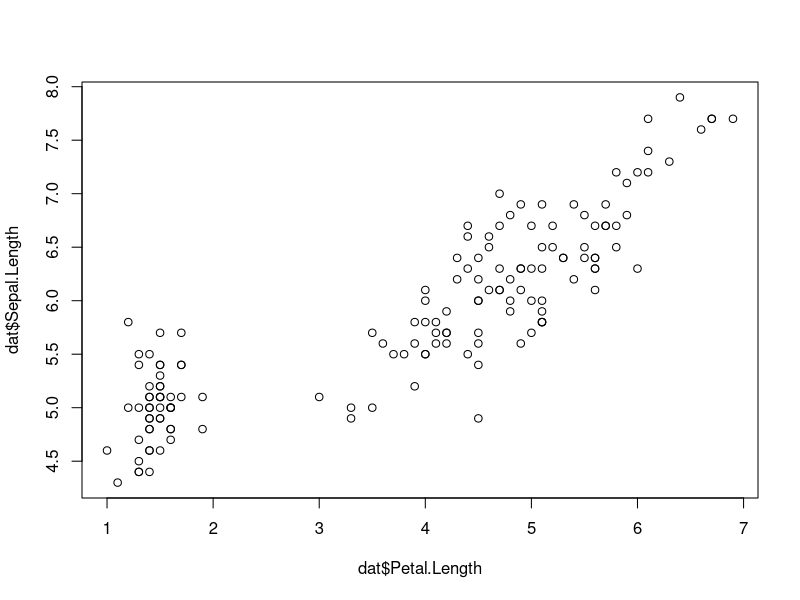
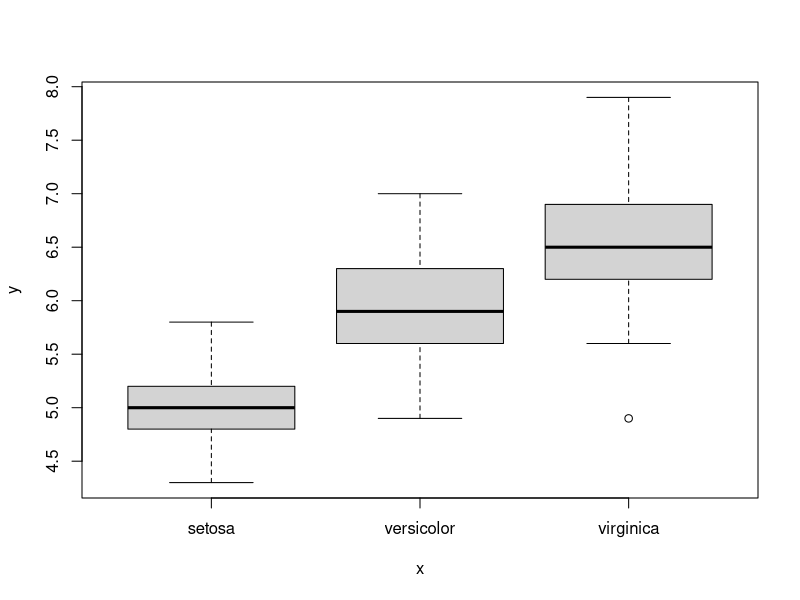

The R source for these figures, in order: (Note: this script raises an error after producing the figures.)
###########################
#                         #
#    Assignment Week 3    #
#                         # 
###########################

# Instructions ####
# Fill in this script with stuff that we do in class.
# It might be a good idea to include comments/notes as well so you remember things we talk about
# At the end of this script are some comments with blank space after them
# They are plain-text instructions for what you need to accomplish.
# Your task is to write the code that accomplished those tasks.

# Then, make sure to upload this to both Canvas and your GitHub repository




# Vector operations! ####

# Vectors are 1-dimensional series of values in some order
  1:10 # ':' only works for integers
    #displays a numerical vector of numbers 1 through ten
  letters # built-in pre-made vector of a - z
    #displays a character vector of length 26



  #c for combine creates vectors
    vector1 <- c(1,2,3,4,5,6,7,8,9,10)
    vector2 <- c(5,6,7,8,4,3,2,1,3,10)
    vector3 <- letters # letters and LETTERS are built-in vectors

  #vectorized calculation
    vector1 + 5 #pulls all values from vector 1 to add to 5
      vector1[3] +5 #pulls the third value of vector 1 list to add to 5
    vector2 / 2
      vector2[2] /2
    vector1*vector2

  #vector3 + 1 # can't add 1 to "a"

  
  # Logical expressions (pay attention to these...they are used ALL THE TIME)
    vector1 > 3 #less than
    vector1 >= 3 #less than or equal to
    vector1 < 5 #greater than
    vector1 <= 5 #greater than or equal to
    vector1 == 7 #is equal to
    letters == "a" #is equal to
    letters != "c" #is not equal to
    letters %in% c("a","b","c","z") #is in 
    vector1 %in% 1:6  #is in
  #'%ni%' <- negate('%ni%') #creates a new function for "is not in"

    c("a", "b", "q") %in% letters

# Data Frames ####
  # R has quite a few built-in data sets
    data("iris") # load it like this
    class(iris) #gives the classification of iris as data.frame
    class(vector3) #gives the classification of vector3 as character
    class(vector1) #gives the classification of vector1 as numerical
  # For built-in data, there's often a 'help file'
    ?iris

  # "Iris" is a 'data frame.' 
  # Data frames are 2-dimensional (think Excel spreadsheet)
  # Rows and columns
  # Each row or column is a vector


  dat <- iris # can rename the object to be easier to type if you want
   #tells the computer to give a new same data set with the new name

  # ways to get a peek at our data set
    names(dat) #column heads
    dim(dat) #gives a numeric vector of 2 (returns a vector)
      #rows and column lengths
      dim(dat)[1] #gives numbr of rows in vector
      nrow(dat) #gives number of rows in vector
    head(dat) #gives first six rows
  


  # You can access specific columns of a "data frame" by name using '$'
    class(dat$Species) #species is a factor vector
      #Factors are harder to use as they consstrain the math that R runs in the background
      #contains embedded information that are the levels
        #levels are permitted values of for a factor class vector
      #factor(dat$Species, ordered=TRUE)
        #would tell R that the levels have a less than or greater than relative values
      levels(dat$Species) #gives the accepted level values
        #N/A will also be an accepted value
    dat$Species #isolates a column ($) as its own vector
    dat$Sepal.Length #returns the values for Sepal.Length in dat
  

  # You can also use square brackets to get specific 1-D or 2-D subsets of a data frame (rows and/or columns)
    dat[1,1] # [Rows, Columns] one dimensional value yeilded
    dat[1:3,5]
    
    vector2[1]
    letters[1:7]
    letters[c(1,3,5,7)]
  
  
# Plotting ####
  
  # Can make a quick plot....just give vectors for x and y axes
    plot(x=dat$Petal.Length, y=dat$Sepal.Length)
    plot(x=dat$Species, y=dat$Sepal.Length)
      #changed plot type due to the factor vector
  
  
# Object "Classes" ####
  
  #check the classes of these vectors
    class(dat$Petal.Length)
    class(dat$Species)
  
  # plot() function behaves differently depending on classes of objects given to it!
  
  # Check all classes (for each column in dat)
    str(dat) #structure 
      #shows a portion of the data as a preview
      #same as clicking on the down arrow by the data name in Environment tab
  
  # "Classes" of vectors can be changed if needed (you'll need to, for sure, at some point!)
  
  # Let's try
    nums <- c(1,1,2,2,2,2,3,3,3,4,4,4,4,4,4,4,5,6,7,8,9)
    class(nums) # make sure it's numeric
  
  # convert to a factor
    as.factor(nums) # show in console
      #made levels in the order that is saw them
    nums_factor <- as.factor(nums) #assign it to a new object as a factor
    class(nums_factor) # check it
    levels(nums_factor)
  
  
  # convert numeric to character
    as.character(vector1)
    as.character(vector1) + 5 
      #the as.character means that even though vector1 is numbers they are being 
      #treated as characters which can not be added to a numeric
  
  # convert character to numeric
    as.numeric(vector3)
     as.numeric(c("1", vector3))
  
  
  
  #check it out
    plot(nums) 
      #plotting a single dimensional vector
    plot(nums_factor)
      #due to factor vector it can only create a Histogram
   # take note of how numeric vectors and factors behave differently in plot()
    plot(as.factor(letters))
  
  
  
  
  # Simple numeric functions
  # R is a language built for data analysis and statistics so there is a lot of functionality built-in
  
    max(vector1)
    min(vector1)
    median(vector1)
    mean(vector1)
    range(vector1)
    summary(vector1)
      class(summary(vector1))
      table(nums) #counts number of times a value is seen
    
    
  # cumulative functions
    cumsum(vector1)
    cumprod(vector1)
    cummin(vector1)
    cummax(vector1)
  
  # even has built-in statistical distributions (we will see more of these later)
    dbinom(50,100,.5) # probability of getting exactly 50 heads out of 100 coin flips
      #dbinom- binomial function of 50 out of 100 trials, with a 50% probability



#### YOUR REMAINING HOMEWORK ASSIGNMENT (Fill in with code) ####

  data("iris") 
    #Required Data.frame

# 1.Get a subset of the "iris" data frame where it's just even-numbered rows
#seq(2,150,2) #Gives a list of the even numbers between 2 and 150

  iris[seq_len(nrow(iris)) %% 2 == 0, ]
    #Extract even rows from iris data frame 


# 2.Create a new object called iris_chr which is a copy of iris, 
#except where every column is a character class

  iris_chr <- iris
    iris_chr$Sepal.Length <- as.character(iris$Sepal.Length)
    iris_chr$Sepal.Width  <- as.character(iris$Sepal.Width)
    iris_chr$Petal.Length <- as.character(iris$Petal.Length)
    iris_chr$Petal.Width  <- as.character(iris$Petal.Width)
    iris_chr$Species      <- as.character(iris$Species)
      #sapply(iris_chr, class) #code check


# 3.Create a new numeric vector object named "Sepal.Area" 
#which is the product of Sepal.Length and Sepal.Width

  Sepal.Area <- iris$Sepal.Length*iris$Sepal.Width
    #Sepal.Area #code check

# 4.Add Sepal.Area to the iris data frame as a new column

  iris$Sepal.Area <- Sepal.Area
    #iris$Sepal.Area #code check


# 5.Create a new dataframe that is a subset of iris using only rows 
#where Sepal.Area is greater than 20 
#(name it big_area_iris)

  big_area_iris <- subset(iris, subset= iris$Sepal.Area >= 20)
    #big_area_iris #code check

# 6.Upload the last numbered section of this R script (with all answers 
#filled in and tasks completed) to canvas. I should be able to run 
#your R script and get all the right objects generated

  sapply(iris_chr, class)
  Sepal.Area
  iris
  big_area_iris

